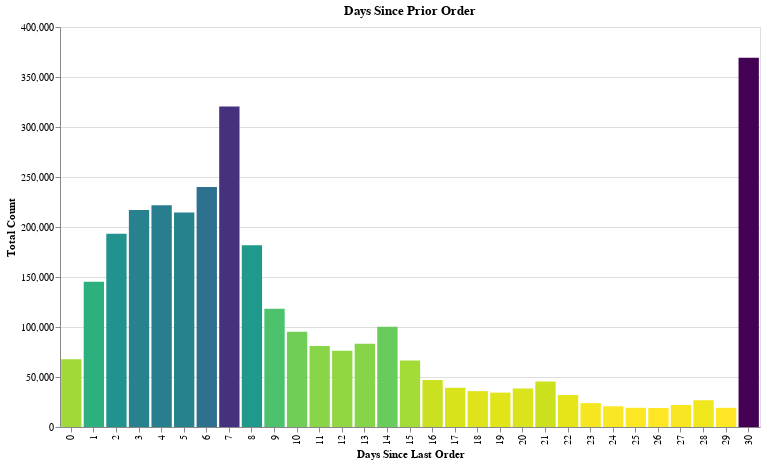

Notebook source saved alongside this figure:
### Code cell
alt.Chart(days_since_prior).mark_bar().encode(
    alt.X("days_since_prior_order:O", bin=False, title="Days Since Last Order"),
    alt.Y('count:Q', title="Total Count"),
#     alt.ColorValue('darkorange'),
#     color = alt.Color('order_hour_of_day', alt.ColorValue("blue")),
#     color='orange',
    color = alt.Color('count', legend=None, sort="descending", scale=alt.Scale(scheme='viridis')),
    tooltip=[alt.Tooltip('days_since_prior_order:Q', title="Days since Last Order"), alt.Tooltip('count:Q'), alt.Tooltip('pct_of_total:Q')]
    ).properties(title="Days Since Prior Order", width=700, height=400)

### Figure 1 — Vega-Lite specification as saved in the notebook (floating-point values rounded to 4 significant figures)
{"$schema": "https://vega.github.io/schema/vega-lite/v2.6.0.json", "config": {"background": "white", "view": {"height": 300, "width": 400}}, "data": {"name": "data-3db4bc69f8a7856b0194699416cd89c2"}, "datasets": {"data-3db4bc69f8a7856b0194699416cd89c2": [{"count": 67755, "days_since_prior_order": 0, "pct_of_total": 2.11}, {"count": 145247, "days_since_prior_order": 1, "pct_of_total": 4.52}, {"count": 193206, "days_since_prior_order": 2, "pct_of_total": 6.01}, {"count": 217005, "days_since_prior_order": 3, "pct_of_total": 6.75}, {"count": 221696, "days_since_prior_order": 4, "pct_of_total": 6.9}, {"count": 214503, "days_since_prior_order": 5, "pct_of_total": 6.67}, {"count": 240013, "days_since_prior_order": 6, "pct_of_total": 7.47}, {"count": 320608, "days_since_prior_order": 7, "pct_of_total": 9.97}, {"count": 181717, "days_since_prior_order": 8, "pct_of_total": 5.65}, {"count": 118188, "days_since_prior_order": 9, "pct_of_total": 3.68}, {"count": 95186, "days_since_prior_order": 10, "pct_of_total": 2.96}, {"count": 80970, "days_since_prior_order": 11, "pct_of_total": 2.52}, {"count": 76146, "days_since_prior_order": 12, "pct_of_total": 2.37}, {"count": 83214, "days_since_prior_order": 13, "pct_of_total": 2.59}, {"count": 100230, "days_since_prior_order": 14, "pct_of_total": 3.12}, {"count": 66579, "days_since_prior_order": 15, "pct_of_total": 2.07}, {"count": 46941, "days_since_prior_order": 16, "pct_of_total": 1.46}, {"count": 39245, "days_since_prior_order": 17, "pct_of_total": 1.22}, {"count": 35881, "days_since_prior_order": 18, "pct_of_total": 1.12}, {"count": 34384, "days_since_prior_order": 19, "pct_of_total": 1.07}, {"count": 38527, "days_since_prior_order": 20, "pct_of_total": 1.2}, {"count": 45470, "days_since_prior_order": 21, "pct_of_total": 1.41}, {"count": 32012, "days_since_prior_order": 22, "pct_of_total": 1}, {"count": 23885, "days_since_prior_order": 23, "pct_of_total": 0.74}, {"count": 20712, "days_since_prior_order": 24, "pct_of_total": 0.64}, {"count": 19234, "days_since_prior_order": 25, "pct_of_total": 0.6}, {"count": 19016, "days_since_prior_order": 26, "pct_of_total": 0.59}, {"count": 22013, "days_since_prior_order": 27, "pct_of_total": 0.68}, {"count": 26777, "days_since_prior_order": 28, "pct_of_total": 0.83}, {"count": 19191, "days_since_prior_order": 29, "pct_of_total": 0.6}, {"count": 369323, "days_since_prior_order": 30, "pct_of_total": 11.49}]}, "encoding": {"color": {"field": "count", "legend": null, "scale": {"scheme": "viridis"}, "sort": "descending", "type": "quantitative"}, "tooltip": [{"field": "days_since_prior_order", "title": "Days since Last Order", "type": "quantitative"}, {"field": "count", "type": "quantitative"}, {"field": "pct_of_total", "type": "quantitative"}], "x": {"bin": false, "field": "days_since_prior_order", "title": "Days Since Last Order", "type": "ordinal"}, "y": {"field": "count", "title": "Total Count", "type": "quantitative"}}, "height": 400, "mark": "bar", "title": "Days Since Prior Order", "width": 700}
